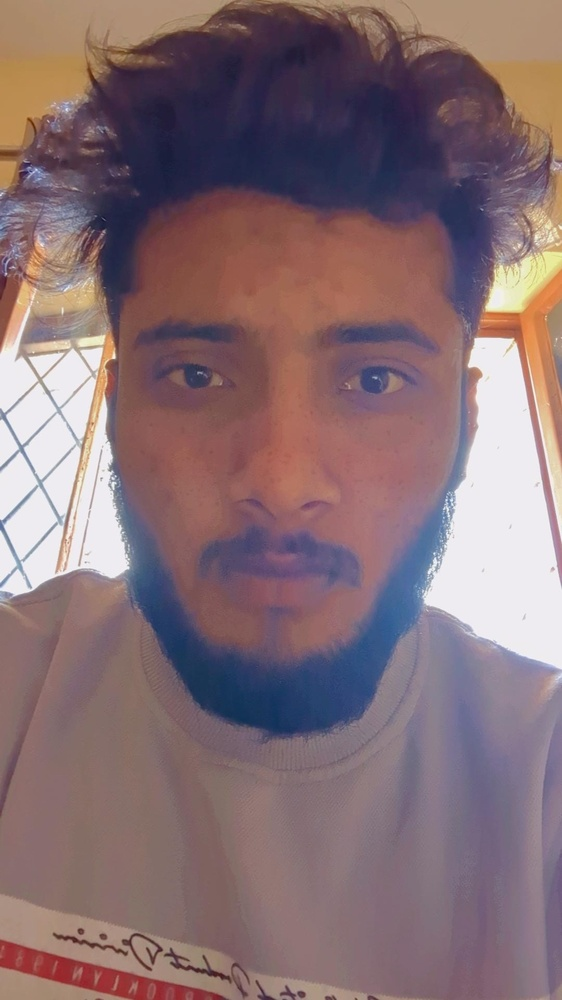
#> input picture image.jpg, 562 x 1000 px, shrunk from 1080 x 1920 before the run, found by its file name
$ jupyter execute --allow-errors noices.ipynb
#> lines starting #> are read from the running program, lines starting #| are printed output that depends on the picture; after the words box and inside, x2 and y2 are one past the last pixel; in counts of white or black regions, pixels touching at a corner belong together
# Original image

[cell 1]
from PIL import Image
im = Image.open(r"F:/VS Code/Image Processing/image.jpg")
#> im is the input picture: PIL image 562x1000 RGB; mean R, G, B 133.9, 110.5, 115.6
im.show()

# Adding Gaussian Noise to image

[cell 2]
# Import Image from wand.image module
from wand.image import Image

# Read image using Image() function
#> (the rest of this cell did not finish here and is left out)

# Adding Pepper Noise to image

[cell 3]
import random
import cv2

def add_noise(img):

    # Getting the dimensions of the image
    row , col = img.shape
    number_of_pixels = random.randint(300, 10000)
    for i in range(number_of_pixels):

        # Pick a random y coordinate
        y_coord=random.randint(0, row - 1)

        # Pick a random x coordinate
        x_coord=random.randint(0, col - 1)

        # Color that pixel to white
        img[y_coord][x_coord] = 255

    number_of_pixels = random.randint(300 , 10000)
    for i in range(number_of_pixels):

        # Pick a random y coordinate
        y_coord=random.randint(0, row - 1)

        # Pick a random x coordinate
        x_coord=random.randint(0, col - 1)

        # Color that pixel to black
        img[y_coord][x_coord] = 0

    return img

img = cv2.imread('F:/VS Code/Image Processing/image.jpg', cv2.IMREAD_GRAYSCALE)
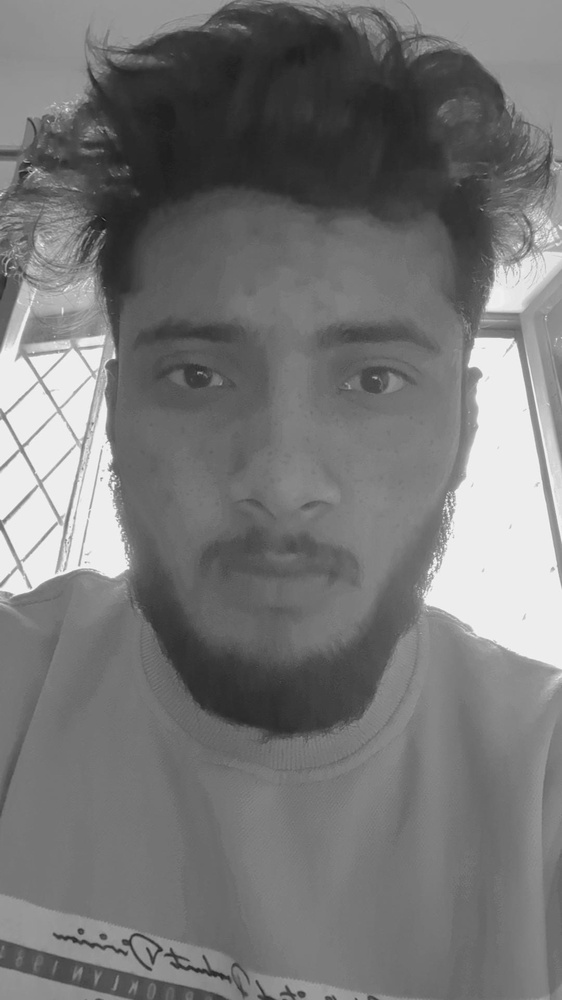
#> img: shape (1000, 562); min 22, max 249, mean 118.1
cv2.imwrite('F:/VS Code/Image Processing/pepper_noise.jpg',add_noise(img))
#> after the loop in add_noise, `for i in range(number_of_pixels):`:
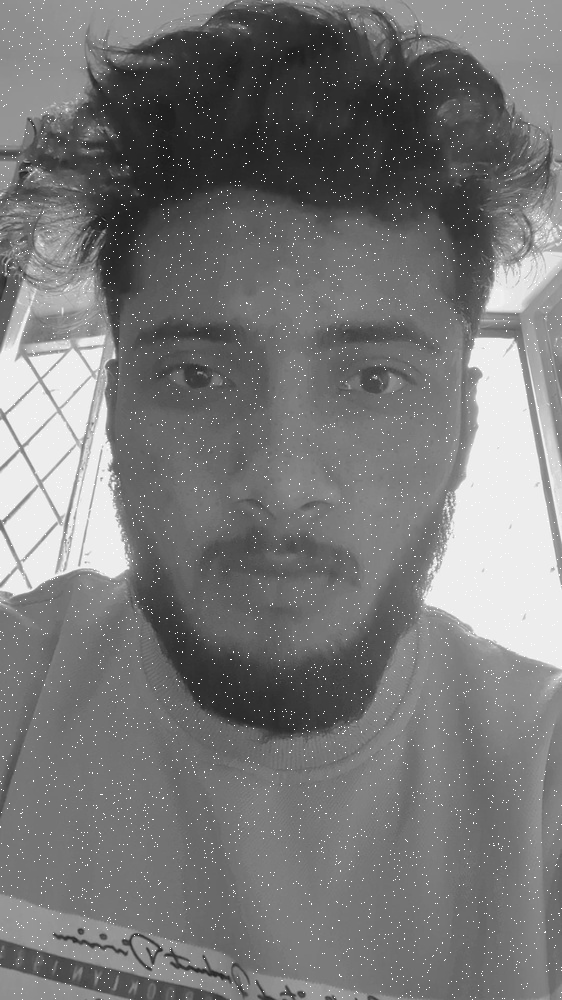
#> img: shape (1000, 562); 1.17% of pixels changed, all inside (x1, y1, x2, y2) = (0, 0, 562, 1000)
#> after the loop in add_noise, `for i in range(number_of_pixels):`:
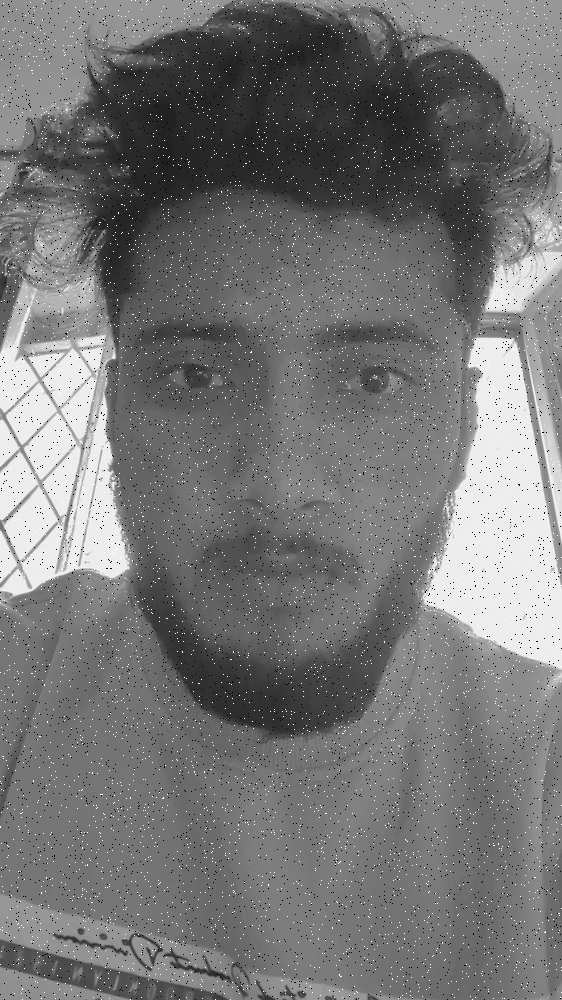
#> img: shape (1000, 562); 1.34% of pixels changed, all inside (x1, y1, x2, y2) = (0, 0, 562, 1000)
#> Out = True
